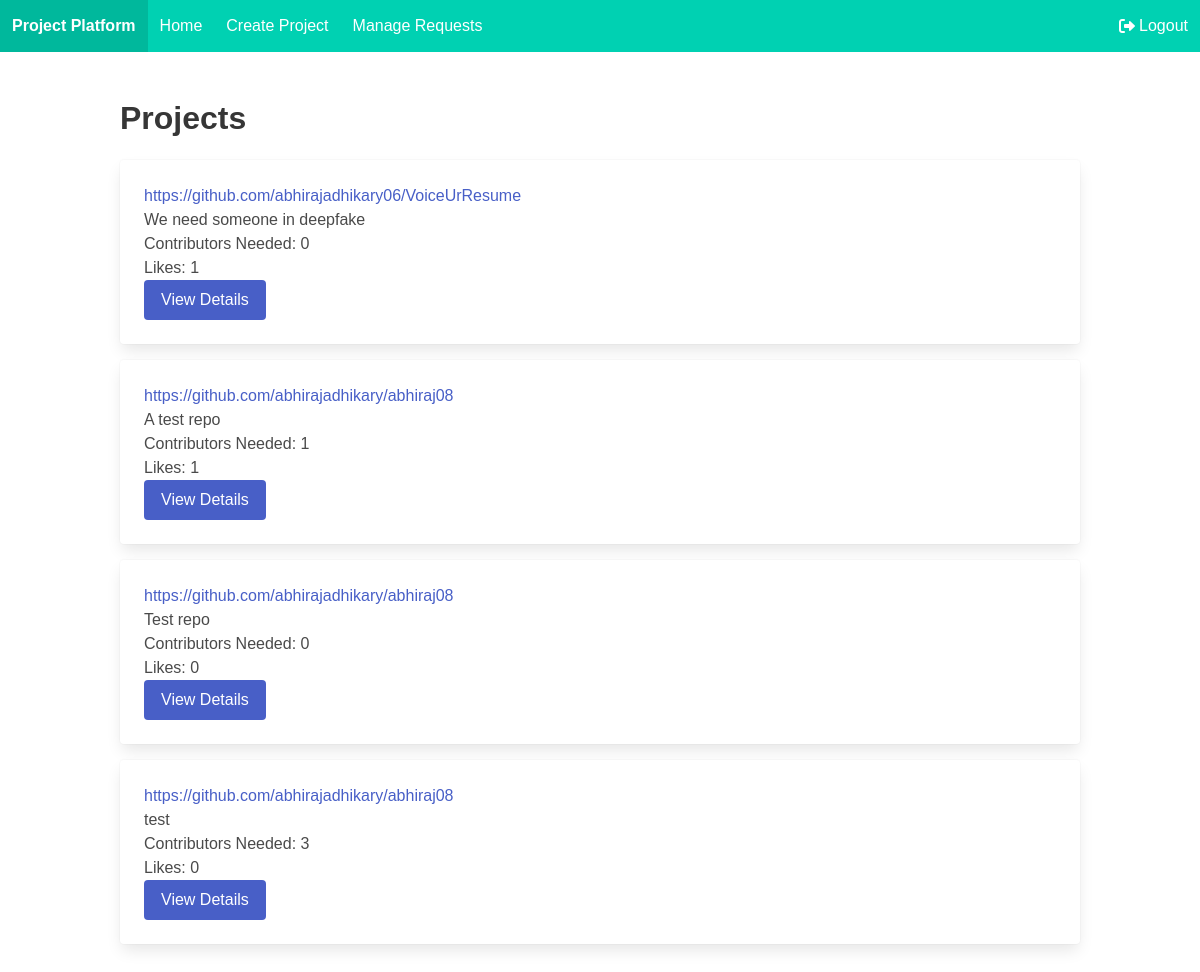
The app's page /home/ (signed in) with its own data.
### core/models.py (models this page shows, shortened)
class Project(models.Model):
    owner = models.ForeignKey(User, on_delete=models.CASCADE, related_name='projects')
    repo_link = models.URLField()
    description = models.TextField(max_length=500)
    contributors_needed = models.PositiveIntegerField(default=0)
    likes = models.ManyToManyField(User, related_name='liked_projects', blank=True)
    created_at = models.DateTimeField(auto_now_add=True)

### core/views.py (the view)
# urls.py: path('home/', views.home, name='home'),
@login_required
def home(request):
    projects = Project.objects.all()
    return render(request, 'home.html', {'projects': projects})

### core/templates/home.html
{% extends 'base.html' %}
{% block content %}
<section class="section">
    <div class="container">
        <h1 class="title">Projects</h1>
        {% for project in projects %}
        <div class="card mb-4">
            <div class="card-content">
                <p><a href="{{ project.repo_link }}">{{ project.repo_link }}</a></p>
                <p>{{ project.description }}</p>
                <p>Contributors Needed: {{ project.contributors_needed }}</p>
                <p>Likes: {{ project.likes.count }}</p>
                <a href="{% url 'project_detail' project.id %}" class="button is-link">View Details</a>
            </div>
        </div>
        {% empty %}
        <p class="notification is-info">No projects available yet. Create one to get started!</p>
        {% endfor %}
    </div>
</section>
{% endblock %}

### core/templates/base.html (shortened to what this page needs)
<!DOCTYPE html>
<html>
<head>
    <link rel="stylesheet" href="https://cdn.jsdelivr.net/npm/bulma@0.9.4/css/bulma.min.css">
    <link rel="stylesheet" href="https://cdnjs.cloudflare.com/ajax/libs/font-awesome/6.0.0/css/all.min.css">
</head>
<body>
    <nav class="navbar is-primary" role="navigation" aria-label="main navigation">
        <div class="navbar-brand">
            <a class="navbar-item" href="{% url 'home' %}">
                <strong>Project Platform</strong>
            </a>
        </div>
        <div id="navbarMenu" class="navbar-menu">
            <div class="navbar-start">
                <a class="navbar-item" href="{% url 'home' %}">Home</a>
                {% if user.is_authenticated %}
                <a class="navbar-item" href="{% url 'create_project' %}">Create Project</a>
                <a class="navbar-item" href="{% url 'manage_requests' %}">Manage Requests</a>
                {% endif %}
            </div>
            <div class="navbar-end">
                {% if user.is_authenticated %}
                <a class="navbar-item" href="{% url 'logout' %}">
                    <i class="fas fa-sign-out-alt mr-1"></i> Logout
                </a>
                {% else %}
                <a class="navbar-item" href="{% url 'login' %}">
                    <i class="fas fa-sign-in-alt mr-1"></i> Login
                </a>
                {% endif %}
            </div>
        </div>
    </nav>
    <main>
        {% block content %}{% endblock %}
    </main>
</body>
</html>

### core/templates/base.html (style rules this page uses)
body { font-family: 'Arial', sans-serif; }

### records on screen
Project: repo_link "https://github.com/abhirajadhikary06/VoiceUrResume", description "We need someone in deepfake", contributors_needed "0", likes.count "1"
Project: repo_link "https://github.com/abhirajadhikary/abhiraj08", description "A test repo", contributors_needed "1", likes.count "1"
Project: repo_link "https://github.com/abhirajadhikary/abhiraj08", description "Test repo", contributors_needed "0", likes.count "0"
Project: repo_link "https://github.com/abhirajadhikary/abhiraj08", description "test", contributors_needed "3", likes.count "0"
